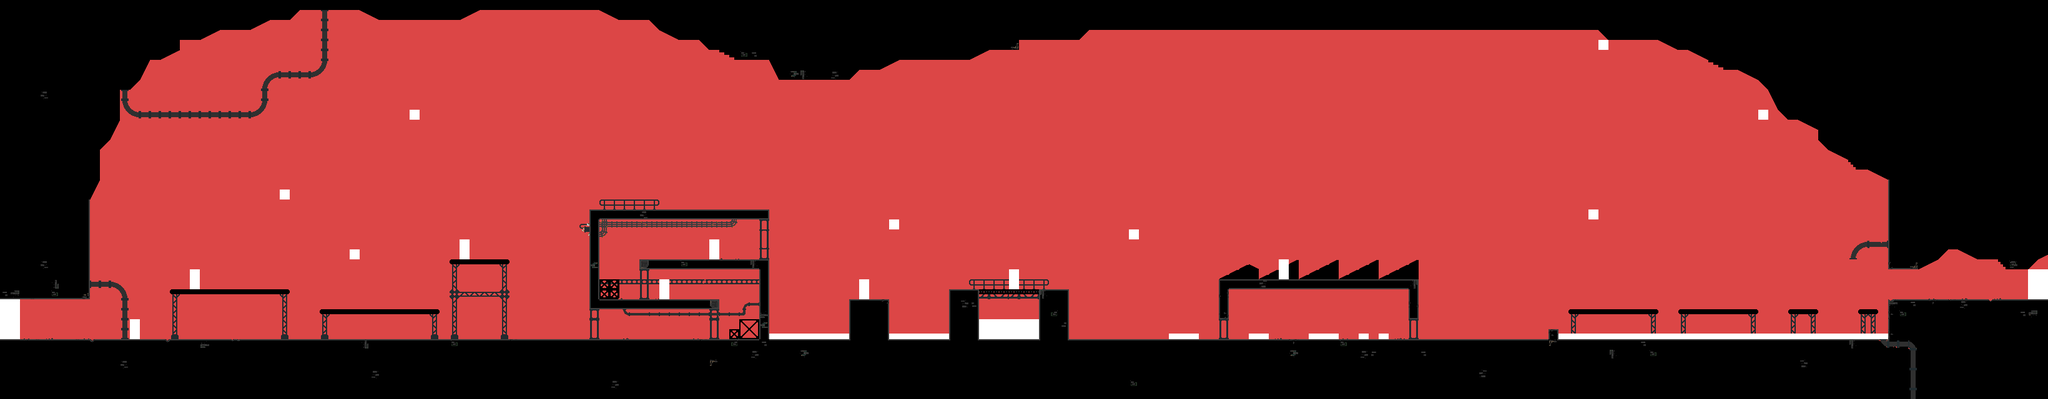

The image is a tile-based game level rendered from a .tmx file. Its description and source (layers, tilesets, objects; grid data summarised) follow:
An orthogonal 205x40 tile map with 16x16 px tiles, 20 tile layers (miasma, miasma1, backbackground, background, ...), 2 hidden layers not drawn, 4 tilesets.

<map version="1.4" tiledversion="1.4.3" orientation="orthogonal" renderorder="right-down" width="205" height="40" tilewidth="16" tileheight="16" infinite="0" nextlayerid="31" nextobjectid="1">
 <tileset firstgid="1" source="../../.tileset_resources/industry_tileset_colored.tsx" />
 <tileset firstgid="1161" source="../../.tileset_resources/industrial_tilesheet.tsx" />
 <tileset firstgid="2321" source="../../.tileset_resources/backgrounds.tsx" />
 <tileset firstgid="2385" source="../../.tileset_resources/industry_tileset_white.tsx" />
 <group id="21" name="Background">
  <layer id="26" name="miasma" width="205" height="40" tintcolor="#1effffff">
   <data>[8200 cells, 8200 non-empty, 4 distinct tile ids]</data>
  </layer>
  <layer id="30" name="miasma1" width="205" height="40" tintcolor="#14ffffff">
   <data>[8200 cells, 8200 non-empty, 5 distinct tile ids]</data>
  </layer>
  <layer id="1" name="backbackground" width="205" height="40">
   <data>[8200 cells, 71 non-empty, 19 distinct tile ids]</data>
  </layer>
  <layer id="2" name="background" width="205" height="40">
   <data>[8200 cells, 851 non-empty, 55 distinct tile ids]</data>
  </layer>
 </group>
 <group id="19" name="Midground">
  <layer id="27" name="miasma" width="205" height="40" tintcolor="#32ffffff">
   <data>[8200 cells, 8192 non-empty, 3 distinct tile ids]</data>
  </layer>
  <layer id="3" name="midground" width="205" height="40">
   <data>[8200 cells, 113 non-empty, 83 distinct tile ids]</data>
  </layer>
  <layer id="8" name="midground1" width="205" height="40">
   <data>[8200 cells, 324 non-empty, 110 distinct tile ids]</data>
  </layer>
 </group>
 <group id="18" name="Frontground">
  <layer id="22" name="building" width="205" height="40" tintcolor="#565656">
   <data>[8200 cells, 354 non-empty, 1 distinct tile ids]</data>
  </layer>
  <layer id="28" name="miasma" width="205" height="40" tintcolor="#32ffffff">
   <data>[8200 cells, 8193 non-empty, 3 distinct tile ids]</data>
  </layer>
  <layer id="6" name="frontground" width="205" height="40">
   <data>[8200 cells, 66 non-empty, 20 distinct tile ids]</data>
  </layer>
  <layer id="7" name="frontground1" width="205" height="40">
   <data>[8200 cells, 104 non-empty, 22 distinct tile ids]</data>
  </layer>
 </group>
 <group id="17" name="Foreground">
  <layer id="5" name="foreground" width="205" height="40">
   <data>[8200 cells, 3172 non-empty, 57 distinct tile ids]</data>
  </layer>
  <layer id="23" name="foreground1" width="205" height="40">
   <data>[8200 cells, 58 non-empty, 17 distinct tile ids]</data>
  </layer>
  <layer id="29" name="foreground2" width="205" height="40">
   <data>[8200 cells, 103 non-empty, 23 distinct tile ids]</data>
  </layer>
 </group>
 <group id="15" name="Entities">
  <layer id="25" name="hitable_colliders" width="205" height="40" tintcolor="#640064">
   <data>[8200 cells, 24 non-empty, 1 distinct tile ids]</data>
  </layer>
  <layer id="24" name="death_colliders" width="205" height="40" tintcolor="#c80064">
   <data>[8200 cells, 69 non-empty, 3 distinct tile ids]</data>
  </layer>
  <layer id="16" name="level_transition" width="205" height="40" tintcolor="#0000fe">
   <data>[8200 cells, 14 non-empty, 1 distinct tile ids]</data>
  </layer>
  <layer id="11" name="player" width="205" height="40" tintcolor="#0000ff">
   <data>[8200 cells, 2 non-empty, 1 distinct tile ids]</data>
  </layer>
  <layer id="13" name="toxic_water" width="205" height="40" visible="0" tintcolor="#fe964b">
   <data>[8200 cells, 45 non-empty, 2 distinct tile ids]</data>
  </layer>
  <layer id="10" name="collisions" width="205" height="40" visible="0" tintcolor="#00ff00">
   <data>[8200 cells, 3090 non-empty, 13 distinct tile ids]</data>
  </layer>
  <layer id="14" name="flying_enemies" width="205" height="40" tintcolor="#fe0000">
   <data>[8200 cells, 8 non-empty, 1 distinct tile ids]</data>
  </layer>
  <layer id="12" name="enemies" width="205" height="40" tintcolor="#ff0000">
   <data>[8200 cells, 14 non-empty, 2 distinct tile ids]</data>
  </layer>
 </group>
</map>
